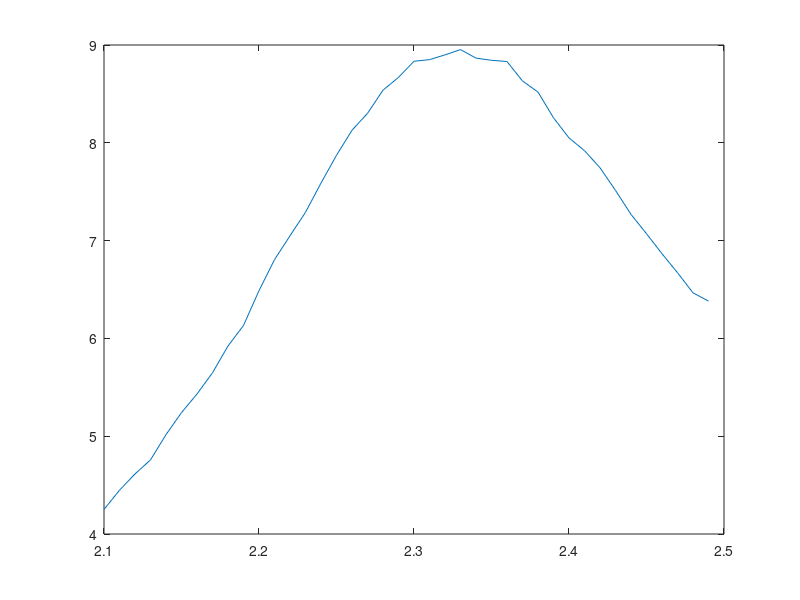

Source code (MATLAB):
e_var = [4.25123, 4.44762, 4.6141, 4.75786, 5.0161, 5.24106, 5.43165, 5.64833, 5.92231, 6.13212, 6.48811, 6.80516, 7.04907, 7.28964, 7.58827, 7.87237, 8.12875, 8.30084, 8.53791, 8.66926, 8.83385, 8.85027, 8.89918, 8.95293, 8.86591, 8.84374, 8.83106, 8.63234, 8.51883, 8.25551, 8.04999, 7.91938, 7.74491, 7.51363, 7.26815, 7.07056, 6.86577, 6.67182, 6.46595, 6.38146, ];
m_var = [2.45663, 2.87039, 2.99515, 3.18279, 3.6022, 7.32379, 7.3191, 7.84254, 8.78184, 9.32667, 7.30751, 8.3935, 9.04222, 9.90848, 11.3106, 12.1857, 13.6999, 14.3064, 15.7627, 16.6642, 20.4431, 20.5867, 21.6059, 22.3303, 22.7435, 21.3367, 21.7302, 21.6455, 21.6497, 21.7445, 21.2545, 20.9938, 20.6189, 20.1914, 19.6257, 19.0858, 18.5568, 18.1097, 17.3614, 16.9321, ];
mean_mag = [0.855115, 0.858948, 0.864149, 0.863077, 0.830031, 0.830992, 0.799173, 0.84957, 0.815838, 0.812116, 0.788263, 0.784106, 0.767248, 0.746347, 0.73985, 0.720612, 0.708797, 0.694101, 0.675105, 0.654932, 0.64184, 0.61741, 0.603424, 0.58434, 0.565694, 0.544513, 0.526762, 0.508112, 0.492106, 0.467084, 0.450145, 0.436418, 0.421065, 0.404214, 0.39067, 0.380053, 0.36303, 0.351074, 0.340245, 0.329859, ];
temperatures = [2.1, 2.11, 2.12, 2.13, 2.14, 2.15, 2.16, 2.17, 2.18, 2.19, 2.2, 2.21, 2.22, 2.23, 2.24, 2.25, 2.26, 2.27, 2.28, 2.29, 2.3, 2.31, 2.32, 2.33, 2.34, 2.35, 2.36, 2.37, 2.38, 2.39, 2.4, 2.41, 2.42, 2.43, 2.44, 2.45, 2.46, 2.47, 2.48, 2.49, ];
avg_energy = [-1.67224, -1.66214, -1.65211, -1.64237, -1.63091, -1.54981, -1.53846, -1.52814, -1.51465, -1.50267, -1.50865, -1.49363, -1.4805, -1.46674, -1.45083, -1.53534, -1.51896, -1.50473, -1.48745, -1.47084, -1.45276, -1.43753, -1.4218, -1.40562, -1.38881, -1.33218, -1.31647, -1.30166, -1.28607, -1.26931, -1.24537, -1.23317, -1.21979, -1.20587, -1.19326, -1.26268, -1.24911, -1.23844, -1.22785, -1.21779, ];
plot(temperatures,e_var)
